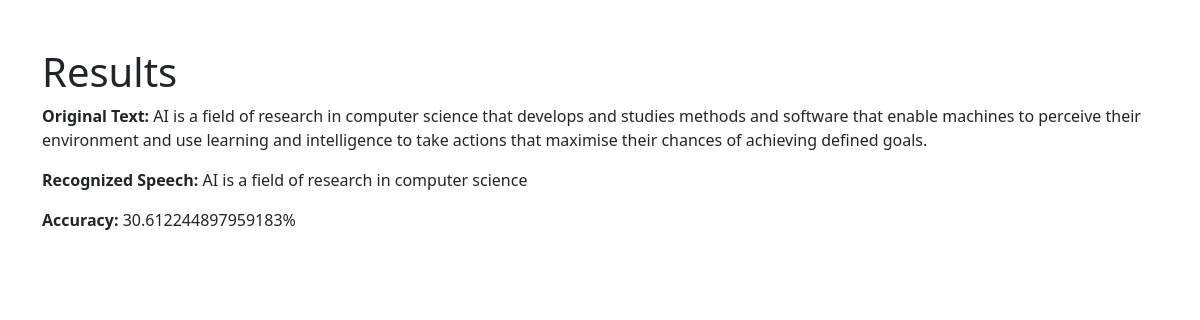
The app's page /results with its own data.
### tables this page shows
CREATE TABLE posts (
                id INTEGER PRIMARY KEY AUTOINCREMENT,
                textbody TEXT NOT NULL,
                accuracy REAL,
                speech_text TEXT
            );

### app.py (the view)
@app.route('/results')
def results():
    with get_db_connection() as conn:
        post = conn.execute('SELECT * FROM posts ORDER BY id DESC LIMIT 1').fetchone()
        if post and post['speech_text']:  # Ensure both input and recognized text exist
            accuracy = compare_texts(post['textbody'], post['speech_text'])
            conn.execute('UPDATE posts SET accuracy = ? WHERE id = ?', (accuracy, post['id']))
            conn.commit()
        else:
            accuracy = None
    return render_template('results.html', post=post, accuracy=accuracy)

### app.py (called while the page is built)
def get_db_connection():
    conn = sqlite3.connect('database.db')
    conn.row_factory = sqlite3.Row
    return conn

def compare_texts(input_text, speech_text):
    similarity = SequenceMatcher(None, input_text, speech_text).ratio()
    return similarity * 100  # Convert to percentage

### templates/results.html (shortened to what this page needs)
<!doctype html>
<html lang="en">
<head>
    <link href="https://cdn.jsdelivr.net/npm/bootstrap@5.1.3/dist/css/bootstrap.min.css" rel="stylesheet">
</head>
<body>
    <div class="container mt-5">
        <h1>Results</h1>
        {% if post %}
            <p><strong>Original Text:</strong> {{ post['textbody'] }}</p>
            <p><strong>Recognized Speech:</strong> {{ post['speech_text'] }}</p>
            {% if accuracy is not none %}
                <p><strong>Accuracy:</strong> {{ accuracy }}%</p>
            {% else %}
                <p>No recognized speech yet.</p>
            {% endif %}
        {% else %}
            <p>No results available yet.</p>
        {% endif %}
    </div>
</body>
</html>

### records on screen
posts: textbody "AI is a field of research in computer science that develops and studies methods and software that enable machines to perceive their environment and use learning and intelligence to take actions that maximise their chances of achieving defined goals.", speech_text "AI is a field of research in computer science"

### other values on screen
{{ accuracy }} "30.612244897959183"
